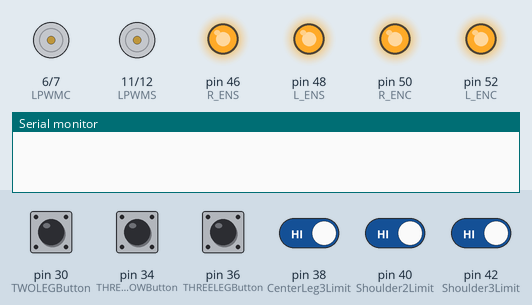
The sketch below on a simulated Arduino Mega 2560, built with avr-gcc and run on an emulated ATmega2560. Parts: motor-driver pin pairs drawn as motors (green arrow = first pin HIGH = forward, orange = second pin HIGH = backward, longer = more drive), output pins drawn as LEDs (lit = HIGH), the last lines printed to the serial monitor. The test bench sets the inputs (shaded band); at power-on: pin 30 (TWOLEGButton), pin 34 (THREELEGSLOWButton), pin 36 (THREELEGButton), pin 38 (CenterLeg3Limit), pin 40 (Shoulder2Limit), pin 42 (Shoulder3Limit) HIGH.

Above: at 3.8 s.
3.9 s: pin 30 (TWOLEGButton) pulled LOW for 0.15 s
At 4.4 s:
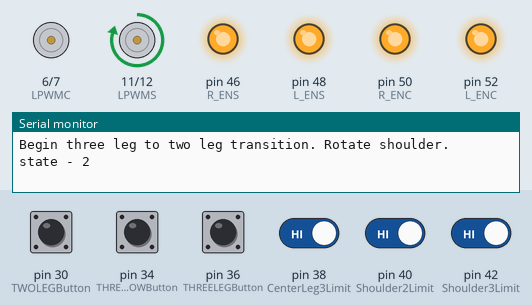
7.0 s: pin 34 (THREELEGSLOWButton) pulled LOW for 1 s
At 8.5 s:
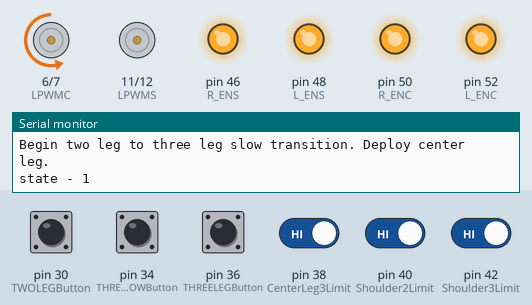
11.0 s: pin 36 (THREELEGButton) pulled LOW for 0.15 s
At 12.2 s:
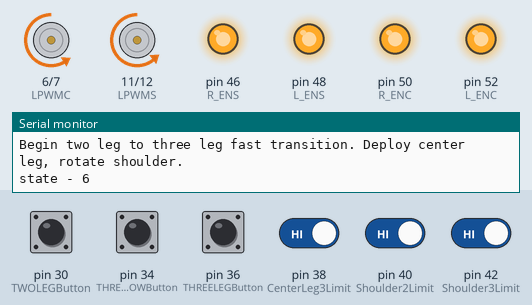
14.1 s: pin 38 (CenterLeg3Limit) driven LOW
At 14.33 s:
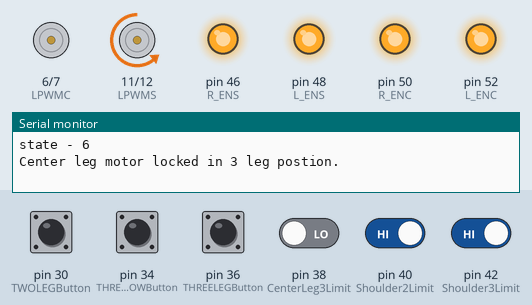
16.0 s: pin 34 (THREELEGSLOWButton) pulled LOW for 0.15 s
At 20.0 s:
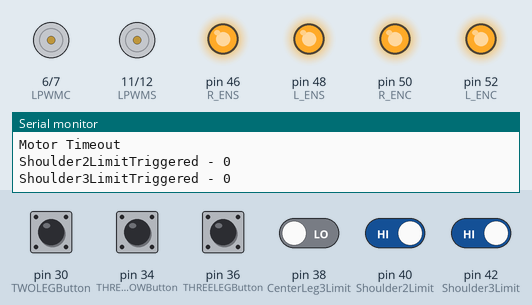
Timing chart, 0 to 20.3 s (numbered marks = the images above; inputs shaded):
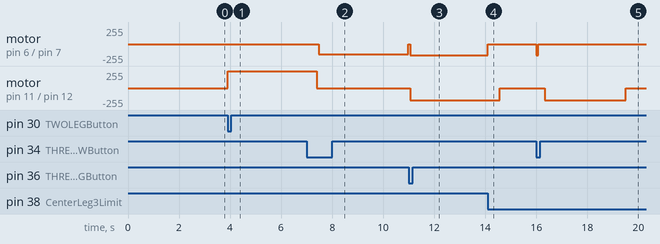

The sketch:

TroyFlynn_232.ino
```cpp
// =======================================================================================
//                         TroyFlynn's 232 Transition Code
// =======================================================================================
//                          Last Revised Date: 10/3/2019
//   Based HEAVILY on code written by: Maxstang, with MAJOR help from Linor and Croy9000
//
// =======================================================================================
//
//    This code was created to drive the widely avaliable BTS-7960 motor driver for use in
//    Droid transitions from two to three legs and back using brushed encoderless motors. It
//    is written to be used on an Arduino Mega.
//
//    Most command inputs are from a simple RF receiver paired to a keyfob remote, or an onboard control panel.
//
//    9/15/19   -   Code Revised to work with Martyman's 3D printed 2-3-2 system
//    10/3/19   -   Code Revised to adjust pin assignments based to new wiring diagram
//
// 232 Motor Identification and pin assignment
//
// Shoulder BTS-7960
int RPWMS = 12; //PWM signal for "right" rotation of the shoulder motor (Yellow wire)
int LPWMS = 11; //PWM signal for "left" rotation of the shoulder motor (Orange wire)
int R_ENS = 46; //Enable pin for "right" rotation of the shoulder motor (Purple wire - Pin was 47)
int L_ENS = 48; //Enable pin ofor the "left" rotation of the shoulder motor (Blue wire - Pin was 45)

// Center Leg BTS-7960
int RPWMC = 7; // (Brown wire)
int LPWMC = 6; // (Red wire)
int R_ENC = 50; // (Green wire)
int L_ENC = 52; // (Yellow wire - Pin was 48)


// Activation button inputs

const int THREELEGButton = 36;      //D Button on remote  (Green wires and button - Pin was 27)
const int TWOLEGButton = 30;        //B Button on remote (Red wires and button - Pin was 23)
const int THREELEGSLOWButton = 34;  //C Button on remote (Yellow wires and button - Pin was 29)


const int Shoulder3Limit = 42; //Shoulder limit switch for the 3 leg position (Out limit - White wire - Pin was 22)
const int Shoulder2Limit = 40; //Shoulder limit swtich for the 2 leg position (In limit - Purple wire - Pin was 24)
const int CenterLeg3Limit = 38; // (Down limit - Blue wire - Pin was 26)
const int CenterLeg2Limit = 32; // (Up limit - Orange wire - Pin was 28)


bool Shoulder3LimitTriggered = false; //Boolean variables to minimize false reporting from the limit switches
bool Shoulder2LimitTriggered = false;
bool CenterLeg3LimitTriggered = false;
bool CenterLeg2LimitTriggered = false;


unsigned long TimeOutValue = 28000; //Motor timeout value. Was 21000,23000.  Acts as a kill switch at the end of the sequence
long TransitionStarted;   //Time count from initiating transition
int state = 0; //Initial Start up state and idle state after timeout


void setPWMfrequency(int freq) { //I upped the frequency of the PWM signal to quiet the motors down.
  TCCR0B = TCCR0B & 0b11111000 | freq ;
  TCCR1B = TCCR1B & 0b11111000 | freq ;
  TCCR2B = TCCR2B & 0b11111000 | freq ;
  TCCR3B = TCCR3B & 0b11111000 | freq ;
  TCCR4B = TCCR4B & 0b11111000 | freq ;
}

//Motor Identification
//Direction indicators assume
//you are looking at the gear
//side of the motor.
//
//  Shoulder Motor     R=A
//                     L=B
//
//  Center Leg Motor   R=C
//                     L=D


void MotorActiveStatus(char Side, boolean s) { //This is just shorthand to make the code simpler to write
  boolean state = s;
  if (Side == 'A') {
    digitalWrite(R_ENS, s);
  }
  if (Side == 'B') {
    digitalWrite(L_ENS, s);
  }
  if (Side == 'C') {
    digitalWrite(R_ENC, s);
  }
  if (Side == 'D') {
    digitalWrite(L_ENC, s);
  }

}
void setMotor(char side, byte pwm) {
  if (side == 'A') {
    analogWrite(RPWMS, pwm);
  }
  if (side == 'B') {
    analogWrite(LPWMS, pwm);
  }
  if (side == 'C') {
    analogWrite(RPWMC, pwm);
  }
  if (side == 'D') {
    analogWrite(LPWMC, pwm);
  }


}
void setup() {
  setPWMfrequency(0x02);// timers at 7.81KHz once again to quiet motors

  pinMode(THREELEGButton, INPUT_PULLUP);
  pinMode(TWOLEGButton, INPUT_PULLUP);
  pinMode(THREELEGSLOWButton, INPUT_PULLUP);

  pinMode(Shoulder3Limit, INPUT_PULLUP);
  pinMode(Shoulder2Limit, INPUT_PULLUP);
  pinMode(CenterLeg3Limit,INPUT_PULLUP);
  pinMode(CenterLeg2Limit,INPUT_PULLUP);


  pinMode(RPWMS, OUTPUT); //Shoulder
  pinMode(LPWMS, OUTPUT);
  pinMode(L_ENS, OUTPUT);
  pinMode(R_ENS, OUTPUT);

  pinMode(RPWMC, OUTPUT); //Center leg
  pinMode(LPWMC, OUTPUT);
  pinMode(L_ENC, OUTPUT);
  pinMode(R_ENC, OUTPUT);

  delay(21000); //Just a brief pause for boot of the control ADK in case I switch them on at the same time.

  MotorActiveStatus('A', true);
  MotorActiveStatus('B', true);
  MotorActiveStatus('C', true);
  MotorActiveStatus('D', true);

  Serial.begin(9600);


}
  void loop() {
    if (state == 0) {
      if (digitalRead(THREELEGButton) == LOW) {
        Serial.println("Begin two leg to three leg fast transition. Deploy center leg, rotate shoulder.");
        state = 6;
        TransitionStarted = millis();
        setMotor('C', 170); // Center leg deploy
        setMotor('A', 180); // Shoulder rotate to 3 leg position
        Serial.print("state - ");Serial.println(state);
      }

      if (digitalRead(THREELEGSLOWButton) == LOW) {
        Serial.println("Begin two leg to three leg slow transition. Deploy center leg.");
        TransitionStarted = millis();
        setMotor('C', 150); //Center leg deploy
        state = 1;
        Serial.print("state - ");Serial.println(state);
      }

      if (digitalRead(TWOLEGButton) == LOW) {
        Serial.println("Begin three leg to two leg transition. Rotate shoulder.");
        TransitionStarted = millis();
        setMotor('B', 250); //Shoulder rotate to 2 leg position, was 210
        state = 2;
        Serial.print("state - ");Serial.println(state);
      }


    }

    if (state == 1) {

      if (CenterLeg3LimitTriggered == false && digitalRead(CenterLeg3Limit) == LOW) {
        CenterLeg3LimitTriggered = true;
        Serial.println("Center leg motor locked in 3 leg postion. Rotate shoulder.");
        setMotor('C', 0);   //Stop center leg motor
        delay(2000);        //Delay to let things settle
        setMotor('A', 140); //Rotate shoulder to 3 leg position
        state = 5;
      }
    }

    if (state == 2) {

      if (Shoulder2LimitTriggered == false && digitalRead(Shoulder2Limit) == LOW) {
        Shoulder2LimitTriggered = true;
        setMotor('B', 0); //Stop shoulder motor
        Serial.println("Shoulder locked in two leg position.");
        state = 3; //Make sure shoulder is stopped before proceeding.
      }

    }

    if (state == 3) {
      delay(4000);
      Serial.println("Begin center leg retraction.");
      setMotor('D', 250); //Retract center leg.
      state = 4;

    }

    if (state == 4) {
      if (CenterLeg2LimitTriggered == false && digitalRead(CenterLeg2Limit) == LOW) {
        CenterLeg2LimitTriggered = true;
        Serial.println("Center leg retracted. Transition complete.");
        setMotor('D', 0); //Stop Center leg
      }
    }

    if (state == 5) {
      if (Shoulder3LimitTriggered == false && digitalRead(Shoulder3Limit) == LOW) {
        Shoulder3LimitTriggered = true;
        Serial.println("Shoulder motor locked in 3 leg postion.");
        setMotor('A', 0); //Stop shoulder motor
      }

      if (Shoulder3LimitTriggered == true) {
        Serial.println("Transition complete.");
        Serial.print("Shoulder2LimitTriggered - ");Serial.println(Shoulder2LimitTriggered);
        Serial.print("Shoulder3LimitTriggered - ");Serial.println(Shoulder3LimitTriggered);
      }
    }

    if (state == 6) {
      if (CenterLeg3LimitTriggered == false && digitalRead(CenterLeg3Limit) == LOW) {
        CenterLeg3LimitTriggered = true;
        setMotor('C', 0); //Stop center leg motor
        Serial.println("Center leg motor locked in 3 leg postion.");
      }

      if (Shoulder3LimitTriggered == false && digitalRead(Shoulder3Limit) == LOW) {
        Shoulder3LimitTriggered = true;
        setMotor('A', 0); //Stop shoulder motor
        Serial.println("Shoulder motor locked in 3 leg postion.");

      }

      if (CenterLeg3LimitTriggered == true && Shoulder3LimitTriggered == true) {
        state = 8;
        Serial.print("state - ");Serial.println(state);
      }

    }

    if (state == 8) {
       Serial.println("Transition complete.");
       //state = 0;
       Serial.print("Shoulder2LimitTriggered - ");Serial.println(Shoulder2LimitTriggered);
       Serial.print("Shoulder3LimitTriggered - ");Serial.println(Shoulder3LimitTriggered);


    }


    if (((millis() - TransitionStarted) > TimeOutValue) && (state != 0)) {
      Serial.println("Motor Timeout"); //Timeout the motors if any are still trying to turn AND set state back to 0.
      setMotor('A', 0);
      setMotor('B', 0);
      setMotor('C', 0);
      setMotor('D', 0);
      Shoulder3LimitTriggered = false;  //Set trigger boolean values back to false
      Shoulder2LimitTriggered = false;
      CenterLeg3LimitTriggered = false;
      CenterLeg2LimitTriggered = false;
      Serial.print("Shoulder2LimitTriggered - ");Serial.println(Shoulder2LimitTriggered);
      Serial.print("Shoulder3LimitTriggered - ");Serial.println(Shoulder3LimitTriggered);

      state = 0;
    }
  }
```

Measured:
- after the input at 3.9 s, motor on pin 11 (LPWMS) / pin 12 (RPWMS): stopped → forward 250/255 at once
- after the input at 7.0 s, motor on pin 6 (LPWMC) / pin 7 (RPWMC): stopped → backward 150/255 after 0.48 s, → stopped 3.5 s later
- after the input at 11.0 s, motor on pin 6 (LPWMC) / pin 7 (RPWMC): stopped → backward 170/255 after 0.07 s; motor on pin 11 (LPWMS) / pin 12 (RPWMS): stopped → backward 180/255 after 0.07 s
- after the input at 14.1 s, motor on pin 6 (LPWMC) / pin 7 (RPWMC): backward 170/255 → stopped after 0.00 s instead of 0.47 s
- after the input at 16.0 s, motor on pin 6 (LPWMC) / pin 7 (RPWMC): stopped → backward 170/255 at once, → stopped 0.07 s later; motor on pin 11 (LPWMS) / pin 12 (RPWMS): stopped → backward 180/255 after 0.32 s, → stopped 3.2 s later
